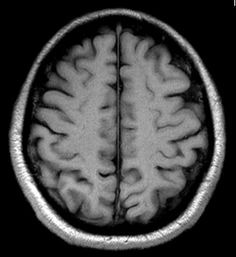
#> input picture images/no/image(64).jpg, 236 x 257 px, found by its file name; its folder holds 4 pictures in this run
$ jupyter execute --allow-errors oncolyticnet.ipynb   (shell and % lines are left out)
#> lines starting #> are read from the running program, lines starting #| are printed output that depends on the picture; after the words box and inside, x2 and y2 are one past the last pixel; in counts of white or black regions, pixels touching at a corner belong together
## Import Libraries

[cell 1]
import pandas as pd
import numpy as np
import matplotlib.pyplot as plt
import os, shutil
import cv2
import matplotlib.image as mpimg
from tensorflow.keras.optimizers import legacy
import seaborn as sns
plt.style.use('ggplot')

## Import Dataset

[cell 2]
import zipfile

#> (the rest of this cell did not finish here and is left out)

[cell 3]
import zipfile

#> (the rest of this cell did not finish here and is left out)

# 1) Data Preparation

[cell 4]
folder = 'dataset/yes/'
count= 1

#> (the rest of this cell did not finish here and is left out)

[cell 5]
folder = 'dataset/no/'
count= 1

for filename in os.listdir(folder):
    source = folder + filename
    destination = folder + "N_" +str(count)+".jpg"
    os.rename(source, destination)
    count+=1
#> pass 2 of the loop `for filename in os.listdir(folder):`:
#> pass 3 of the loop `for filename in os.listdir(folder):`:
#> the loop made 4 passes; the first 3 are shown
print("All files have been renamed in the no dir.")

# 2) Exploratory Data Analysis

#> (a cell that did not finish here is left out)

#> (a cell that did not finish here is left out)

# 3) Data Augmentation

## Import Libraries

[cell 8]
import tensorflow as tf
from tensorflow.keras.preprocessing.image import ImageDataGenerator
from tensorflow.keras.models import Model
from tensorflow.keras.layers import Flatten, Dense, Dropout
from tensorflow.keras.applications.vgg19 import VGG19
from tensorflow.keras.optimizers import SGD, Adam
from tensorflow.keras.callbacks import ModelCheckpoint, EarlyStopping, ReduceLROnPlateau

[cell 9]
def timing(sec_elapsed):
    h = int(sec_elapsed / (60*60))
    m = int(sec_elapsed % (60*60) / 60)
    s = sec_elapsed % 60
    return f"{h}:{m}:{s}"

[cell 10]
def augmented_data(file_dir, n_generated_samples, save_to_dir):
    data_gen = ImageDataGenerator(rotation_range=10,
                      width_shift_range=0.1,
                      height_shift_range=0.1,
                      shear_range=0.1,
                      brightness_range=(0.3, 1.0),
                      horizontal_flip=True,
                      vertical_flip=True,
                      fill_mode='nearest')
    for filename in os.listdir(file_dir):
        image = cv2.imread(file_dir + '/' + filename)
        image = image.reshape((1,) + image.shape)
        save_prefix = 'aug_' + filename[:-4]
        i=0
        for batch in data_gen.flow(x = image, batch_size = 1, save_to_dir = save_to_dir, save_prefix = save_prefix, save_format = "jpg"):
            i+=1
            if i>n_generated_samples:
                break

[cell 11]
import time
start_time = time.time()

yes_path = 'dataset/yes'
no_path = 'dataset/no'

augmented_data_path = 'augmented_data/'

augmented_data(file_dir = yes_path, n_generated_samples=6, save_to_dir=augmented_data_path+'yes')
#> (the call stopped at in augmented_data, `data_gen = ImageDataGenerator(rotation_range=10, width_shift_range=0.1..`: tensorflow is not available in this run)
augmented_data(file_dir = no_path, n_generated_samples=9, save_to_dir=augmented_data_path+'no')
#> (the call stopped at in augmented_data, `data_gen = ImageDataGenerator(rotation_range=10, width_shift_range=0.1..`: tensorflow is not available in this run)

end_time = time.time()
execution_time = end_time - start_time
print(timing(execution_time))

[cell 12]
def data_summary(main_path):
    yes_path = "augmented_data/yes/"
    no_path = "augmented_data/no/"

    n_pos = len(os.listdir(yes_path))
    n_neg = len(os.listdir(no_path))

    n = (n_pos + n_neg)

    pos_per = (n_pos*100)/n
    neg_per = (n_neg*100)/n

    print(f"Number of samples: {n}")
    print(f"Number of positive samples: {n_pos}")
    print(f"Number of negative samples: {n_neg}")
    print(f"Number of positive samples in percentage: {pos_per} %")
    print(f"Number of negative samples in percentage: {neg_per} %")

#> (a cell that did not finish here is left out)

#> (a cell that did not finish here is left out)

#> (a cell that did not finish here is left out)

# 4) Data Preprocessing

[cell 16]
import imutils
def crop_brain_tumor(image, plot=False):
    gray = cv2.cvtColor(image, cv2.COLOR_BGR2GRAY)
    gray = cv2.GaussianBlur(gray, (5,5), 0)

    thres = cv2.threshold(gray, 45, 255, cv2.THRESH_BINARY)[1]
    thres =cv2.erode(thres, None, iterations = 2)
    thres = cv2.dilate(thres, None, iterations = 2)

    cnts = cv2.findContours(thres.copy(), cv2.RETR_EXTERNAL, cv2.CHAIN_APPROX_SIMPLE)
    cnts = imutils.grab_contours(cnts)
    c = max(cnts, key = cv2.contourArea)

    extLeft = tuple(c[c[:,:,0].argmin()][0])
    extRight = tuple(c[c[:,:,0].argmax()][0])
    extTop = tuple(c[c[:,:,1].argmin()][0])
    extBot = tuple(c[c[:,:,1].argmax()][0])

    new_image = image[extTop[1]:extBot[1], extLeft[0]:extRight[0]]

    if plot:
        plt.figure()
        plt.subplot(1, 2, 1)
        plt.imshow(image)

        plt.tick_params(axis='both', which='both',
                        top=False, bottom=False, left=False, right=False,
                        labelbottom=False, labeltop=False, labelleft=False, labelright=False)

        plt.title('Original Image')

        plt.subplot(1, 2, 2)
        plt.imshow(new_image)

        plt.tick_params(axis='both', which='both',
                        top=False, bottom=False, left=False, right=False,
                        labelbottom=False, labeltop=False, labelleft=False, labelright=False)

        plt.title('Cropped Image')
        plt.show()
    return new_image

[cell 17]
# Manually copy and paste any image from the "yes" folder in the "augmented_data" folder
img = cv2.imread('augmented_data/yes/aug_Y_101_0_8287.jpg')
#> (the rest of this cell did not finish here and is left out)

[cell 18]
# Manually copy and paste any image from the "no" folder in the "augmented_data" folder
img = cv2.imread('augmented_data/no/aug_N_12_0_6274.jpg')
#> (the rest of this cell did not finish here and is left out)


[cell 19]
folder1 = 'augmented_data/no/'
folder2 = 'augmented_data/yes/'

for filename in os.listdir(folder1):
    img = cv2.imread(folder1 + filename)
#> img is the input picture: shape (257, 236, 3); min 0, max 255, mean 68.3
    img = crop_brain_tumor(img, False)
#> call 3 of crop_brain_tumor, with plot = False
#> in crop_brain_tumor (call 3), `thres = cv2.threshold(gray, 45, 255, cv2.THRESH_BINARY)[1]`:
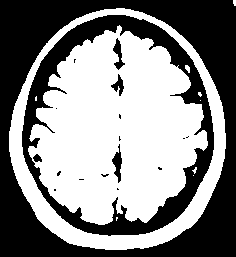
#> thres: shape (257, 236); 52.8% white; 18 black regions (12 under 20 px), largest, box (x1, y1, x2, y2) and area: (0, 0, 236, 257) 19457, (22, 15, 214, 236) 8554, (112, 144, 122, 183) 187, (113, 38, 125, 70) 164, (111, 74, 124, 96) 122, (33, 154, 42, 162) 49
#> in crop_brain_tumor (call 3), `thres =cv2.erode(thres, None, iterations = 2)`:
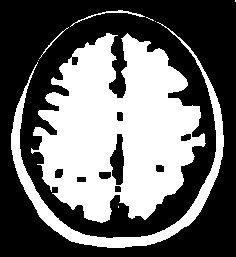
#> thres: shape (257, 236); 41.2% white; 9 white regions (5 under 20 px), largest, box (x1, y1, x2, y2) and area: (31, 33, 206, 223) 20543, (11, 22, 224, 248) 4247, (70, 10, 145, 27) 143, (39, 27, 69, 59) 55
#> in crop_brain_tumor (call 3), `thres = cv2.dilate(thres, None, iterations = 2)`:
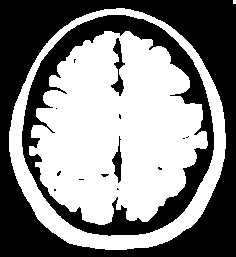
#> thres: shape (257, 236); 52.4% white; 15 black regions (11 under 20 px)
#> in crop_brain_tumor (call 3), `cnts = cv2.findContours(thres.copy(), cv2.RETR_EXTERNAL, cv2.CHAIN_APP..`: cnts = 2 contours, 1 with area under 20; largest, box (x1, y1, x2, y2) and area: (9, 8, 226, 250) 40846
#> in crop_brain_tumor (call 3), `c = max(cnts, key = cv2.contourArea)`: c = contour of 343 points, box (x1, y1, x2, y2) (9, 8, 226, 250), area 40846
#> in crop_brain_tumor (call 3), `extLeft = tuple(c[c[:,:,0].argmin()][0])`: extLeft = (9, 131)
#> in crop_brain_tumor (call 3), `extRight = tuple(c[c[:,:,0].argmax()][0])`: extRight = (225, 148)
#> in crop_brain_tumor (call 3), `extTop = tuple(c[c[:,:,1].argmin()][0])`: extTop = (116, 8)
#> in crop_brain_tumor (call 3), `extBot = tuple(c[c[:,:,1].argmax()][0])`: extBot = (105, 249)
#> in crop_brain_tumor (call 3), `new_image = image[extTop[1]:extBot[1], extLeft[0]:extRight[0]]`:
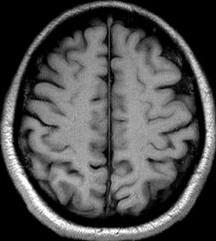
#> new_image: shape (241, 216, 3); min 0, max 255, mean 79.5
    cv2.imwrite(folder1 + filename, img)
#> pass 2 of the loop `for filename in os.listdir(folder1):`:
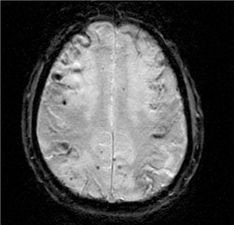
#> input picture images/no/image(65).jpg, 234 x 225 px, found by its file name
#> img is the input picture: shape (225, 234, 3); min 0, max 253, mean 77.6
#> in crop_brain_tumor (call 4), `thres = cv2.dilate(thres, None, iterations = 2)`:
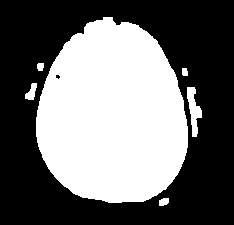
#> thres: shape (225, 234); 42.8% white; 6 white regions
#> cnts = 6 contours; box (x1, y1, x2, y2) and area: (36, 17, 188, 203) 21634, (187, 87, 202, 137) 330, (25, 83, 37, 100) 99, (159, 198, 169, 206) 52, (37, 63, 44, 71) 38, (182, 68, 188, 76) 32
#> c = contour of 249 points, box (x1, y1, x2, y2) (36, 17, 188, 203), area 21634
#> extLeft = (36, 117)
#> extRight = (187, 147)
#> extTop = (103, 17)
#> extBot = (108, 202)
#> in crop_brain_tumor (call 4), `new_image = image[extTop[1]:extBot[1], extLeft[0]:extRight[0]]`:
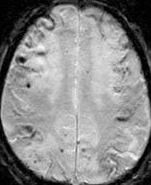
#> new_image: shape (185, 151, 3); min 0, max 253, mean 136.9
#> pass 3 of the loop `for filename in os.listdir(folder1):`:
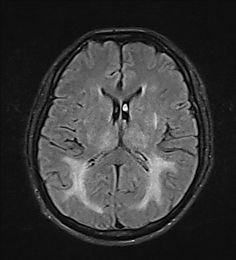
#> input picture images/no/image(66).jpg, 236 x 260 px, found by its file name
#> img is the input picture: shape (260, 236, 3); min 0, max 255, mean 57.1
#> in crop_brain_tumor (call 5), `thres = cv2.dilate(thres, None, iterations = 2)`:
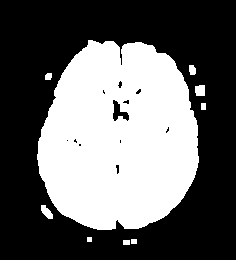
#> thres: shape (260, 236); 39.8% white; 9 white regions
#> cnts = 9 contours, 1 with area under 20; largest, box (x1, y1, x2, y2) and area: (37, 40, 199, 230) 23964, (195, 85, 205, 96) 84, (41, 205, 53, 219) 82, (189, 65, 196, 75) 47, (45, 73, 52, 80) 32, (123, 240, 130, 245) 24, (201, 103, 206, 110) 24, (131, 239, 137, 244) 20
#> c = contour of 270 points, box (x1, y1, x2, y2) (37, 40, 199, 230), area 23964
#> extLeft = (37, 154)
#> extRight = (198, 162)
#> extTop = (88, 40)
#> extBot = (97, 229)
#> in crop_brain_tumor (call 5), `new_image = image[extTop[1]:extBot[1], extLeft[0]:extRight[0]]`:
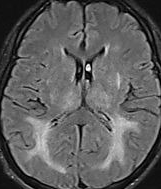
#> new_image: shape (189, 161, 3); min 0, max 255, mean 94
#> the loop made 4 passes; the first 3 are shown
#> (the rest of this cell did not finish here and is left out)

[cell 20]
## Image Loading

[cell 21]
from sklearn.utils import shuffle
def load_data(dir_list, image_size):
    X=[]
    y=[]

    image_width, image_height=image_size

    for directory in dir_list:
        for filename in os.listdir(directory):
            image = cv2.imread(directory + '/' + filename)
            image = crop_brain_tumor(image, plot=False)
            image = cv2.resize(image, dsize=(image_width, image_height), interpolation = cv2.INTER_CUBIC)
            image = image/255.00
            X.append(image)
            if directory[-3:] == "yes":
                y.append(1)
            else:
                y.append(0)
    X=np.array(X)
    y=np.array(y)

    X,y = shuffle(X,y)
    print(f"Number of examples are : {len(X)}")
    print(f"X SHAPE is : {X.shape}")
    print(f"y SHAPE is : {y.shape}")
    return X,y

[cell 22]
augmented_path = 'augmented_data/'
#> augmented_path = 'augmented_data/'
augmented_yes = augmented_path + 'yes'
#> augmented_yes = 'augmented_data/yes'
augmented_no = augmented_path + 'no'
#> augmented_no = 'augmented_data/no'

IMAGE_WIDTH, IMAGE_HEIGHT = (240,240)

#> (the rest of this cell did not finish here and is left out)
